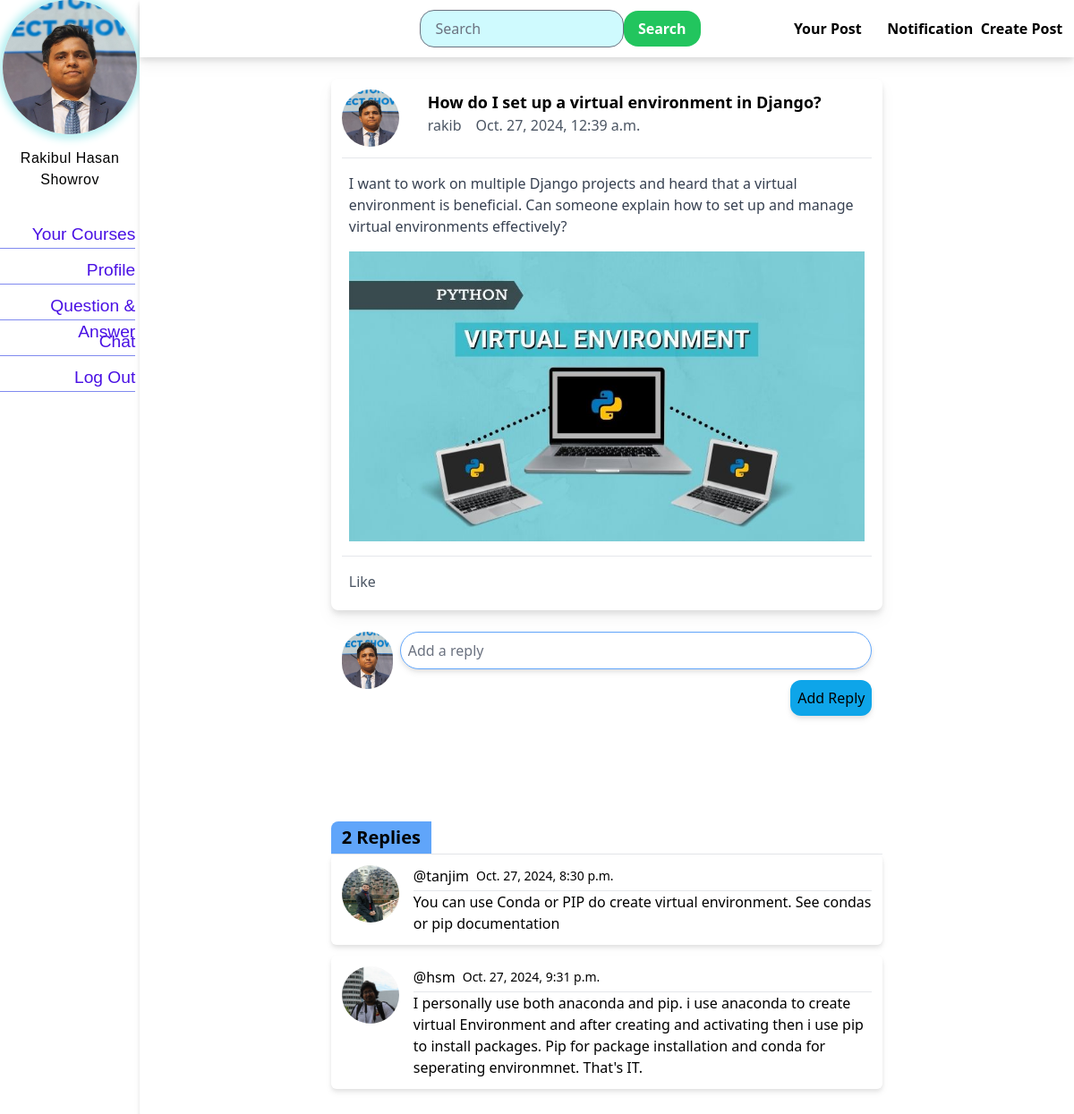
Page /qna/qna_details/how-do-i-set-up-a-virtual-environment-in-django-d302b306 (signed in) on the committed database.
### student/models.py (models this page shows, shortened)
class Student(models.Model):
  user=models.OneToOneField(User,on_delete=models.CASCADE, related_name='student_profile')
  student_id = models.IntegerField(
        unique=True,
        validators=[MinValueValidator(10000), MaxValueValidator(99999)],  # Ensure it's a 5-digit number
        blank=True
    )
  fullname = models.CharField(max_length=120, blank=True)
  dob = models.DateField(blank=True,null=True)
  profile_pic = models.ImageField(upload_to='profile_pics/students', blank=True)
  profile_type = models.CharField(max_length=20, default="Student")

### qna/models.py (models this page shows, shortened)
class QNA(models.Model):
    author = models.ForeignKey(User, on_delete=models.CASCADE, related_name='qna')
    title = models.CharField(max_length=200, blank=False)
    qna_text = models.TextField(blank=False)
    qna_img = models.ImageField(blank=True)
    qna_slug = models.SlugField(max_length=264, unique=True, blank=True)  # Slug field
    publish_date = models.DateTimeField(auto_now_add=True)
    update_date = models.DateTimeField(auto_now=True)
    class Meta:
        ordering = ['-publish_date']

class QnaReply(models.Model):
    user=models.ForeignKey(User,on_delete=models.CASCADE,related_name='qna_user')
    qna_object=models.ForeignKey(QNA,on_delete=models.CASCADE,related_name='replies')
    reply_text=models.TextField(blank=False)
    reply_date=models.DateTimeField(auto_now_add=True)

### teacher/models.py (models this page shows, shortened)
class Teacher(models.Model):
  user=models.OneToOneField(User,on_delete=models.CASCADE,related_name='teacher_profile')
  teacher_id=models.IntegerField(
        unique=True,
        validators=[MinValueValidator(10000), MaxValueValidator(99999)],  # Ensure it's a 5-digit number
        blank=True
  )
  fullname = models.CharField(max_length=120, blank=True)
  dob = models.DateField(blank=True,null=True)
  profile_pic = models.ImageField(upload_to='profile_pics/teacher', blank=True)
  profile_type = models.CharField(max_length=20, default="Teacher")

### qna/views.py (the view, shortened to what this page needs)
# urls.py: path('qna_details/<slug:slug>',views.qna_details,name="qna_details")
def qna_details(request, slug):
    qna = get_object_or_404(QNA, qna_slug=slug)
    replies = QnaReply.objects.filter(qna_object=qna)
    context = {
        'slug': slug,
        'replies': replies,
        'q': qna,
    }
    return render(request, 'qna/qna_details.html', context=context)

### e_Learning_Application/context_processors.py (called while the page is built, shortened)
def profile_context(request):
    context = {
        'profile': None,
        'is_student': False,
        'is_teacher': False,
        'base_template': "default.html"  # Default template if unauthenticated or no profile
    }
    if request.user.is_authenticated:
        student_profile = getattr(request.user, 'student_profile', None)
        teacher_profile = getattr(request.user, 'teacher_profile', None)
        if student_profile:
            context.update({
                'profile': student_profile,
                'is_student': True,
                'id': student_profile.student_id,
                'base_template': "stdbase.html"
            })
    return context

### templates/qna/qna_details.html (shortened to what this page needs)
{% extends 'qna/qna.html' %}
{% load static %}
{% block qna %}
<div class="w-4/5 bg-white mx-auto mt-20 mb-0">
  <div class="flex flex-col w-3/4 mx-auto bg-white p-3 rounded-lg drop-shadow-lg m-3">
    <div class="grid bg-white grid-flow-row grid-cols-[80px_1fr] gap-4">
      <div class="flex items-center">
        {% if q.author.student_profile %}
        <img class="h-16 w-16 mb-1 rounded-full" src="{{ q.author.student_profile.profile_pic.url }}"
          alt="Student profile image">
        {% elif q.author.teacher_profile %}
        <img class="h-16 w-16 mb-1 rounded-full" src="{{ q.author.teacher_profile.profile_pic.url }}"
          alt="Teacher profile image">
        {% else %}
        <img class="h-16 w-16 mb-1 rounded-full" src="{% static 'path/to/default_profile_image.jpg' %}" alt="Default profile image">
        {% endif %}
      </div>
      <div class="flex flex-col">
        <h1 class="font-semibold text-lg">{{ q.title }}</h1>
        <div class="flex flex-row space-x-4 text-gray-600">
          <span>{{ q.author.username }}</span>
          <span>{{ q.publish_date }}</span>
        </div>
      </div>
    </div>
    <hr class="my-2">
    <div class="bg-white p-2 text-gray-700">
      {{ q.qna_text|linebreaks }}
    </div>
    {% if q.qna_img %}
    <div class="bg-white p-2">
      <img class="mx-auto" src="{{ q.qna_img.url }}" alt="QNA Image">
    </div>
    {% endif %}
    <hr class="my-2">
    <div class="flex p-2 bg-white flex-row justify-between text-gray-600">
      <div>Like</div>
    </div>
  </div>
  <div class="flex flex-row w-3/4 mx-auto p-3">
    <div class="w-16 h-16">
      <img class="rounded-full" src="{{profile.profile_pic.url}}" alt="user">
    </div>
    <div class="grid grid-rows-2 w-full ml-2">
      <form action="{%url 'qna:qna_details' slug=slug %}" method="POST">
      <input class="rounded-full mb-3 p-2 border w-full drop-shadow-md border-blue-400" type="text" name="reply_text" placeholder="Add a reply">
      <div class="justify-self-end"><button type="submit" class="bg-sky-500 p-2 rounded-xl drop-shadow-md font-medium" >Add Reply</button></div>
    </form>
    </div>
  </div>
  <div class="flex flex-col w-3/4 mx-auto rounded-lg m-3">
    <div class="bg-blue-400 font-semibold text-xl w-28 text-center rounded-tl-lg p-1">{{ replies.count }} Replies</div>
    {% for r in replies %}
    <div class="grid grid-cols-[80px_1fr] mb-3 bg-white drop-shadow-md rounded-md p-3">
      <div class="w-16 h-16">
        {% if r.user.student_profile %}
          <img class="rounded-full h-16 w-16" src="{{ r.user.student_profile.profile_pic.url }}" alt="reply-user">
        {% elif r.user.teacher_profile %}
          <img class="rounded-full h-16 w-16" src="{{ r.user.teacher_profile.profile_pic.url }}" alt="reply-user">
        {% else %}
          <img class="h-16 w-16 rounded-full" src="{% static 'path/to/default_profile_image.jpg' %}" alt="Default profile image">
        {% endif %}
      </div>
      <div class="flex flex-col">
        <div class="flex items-center space-x-2 font-normal">
          <span class="font-medium">@{{ r.user.username }}</span>
          <span class="text-sm">{{ r.reply_date }}</span>
        </div>
        <div class="mt-1 font-medium">
          <hr>
          {{ r.reply_text }}
        </div>
      </div>
    </div>
    {% endfor %}
  </div>
</div>
{% endblock %}

### templates/stdbase.html (shortened to what this page needs)
{%load static %}
{% load static tailwind_tags %}
{% load custom_filters %}
<!DOCTYPE html>
<html lang="en">
<head>
  <link rel="stylesheet" href="{% static 'css/stdbase.css'%}">
  {% tailwind_css %}
</head>
<body>
  <div class="nav_container">
    <div class="img_container">
      <img src="/media/{{profile.profile_pic}}" alt="User Photo">
    </div>
    <div class="user_info">
    <h3>{{profile.fullname}}</h3>
    </div>
    <div class="nav_actionbar">
       <a class='action_box' href="{% url 'student:stdHomePage' student_id=id %}">Your Courses</a>
       <a class='action_box' href="#">Profile</a>
       <a class='action_box' href="{% url 'qna:qna' %}">Question & Answer</a>
       <a class='action_box' href="#">Chat</a>
       <a class='action_box' href="{%url 'user_handle:userLogout'%}">Log Out</a>
    </div>
  </div>
  {%block content%}{%endblock%}
</body>
</html>

### static/css/stdbase.css (style rules this page uses)
body { display: flex; flex-direction: row; justify-content: flex-start; margin: 0; border-radius: 5px; }
.nav_container { display: flex; flex-direction: column; align-items: center; height: 100vh; width: 15vw; background-color:white; border-radius: 5px; }
.user_info { margin-top: 10px; margin-bottom: 30px; border-radius: 15px; }
.user_info h3 { color: rgb(0, 1, 1); letter-spacing: 0.5px; margin: 0px; text-align: center; }
.img_container { width: 100%; height: 200px; background-color: auto; display: flex; justify-content: center; border-radius: 15px; }
.img_container img { width: 150px; height: 150px; border-radius: 300px; box-shadow: 0 0 10px 5px rgb(179, 239, 241) ; margin-bottom: 5px; }
.nav_actionbar { display: flex; flex-direction: column; justify-content: flex-start; align-items: flex-end; background-color: auto; width: 100%; height: 100vh; background-color: white; border-radius: 10px; }
.nav_actionbar a { height: 30px; background-color: none; text-decoration: none; font-size: larger; font-weight: 500; color: rgb(73, 16, 228); border-bottom: 1px solid rgb(128, 138, 239); margin: 5px; font-family: 'Trebuchet MS', 'Lucida Sans Unicode', 'Lucida Grande', 'Lucida Sans', Arial, sans-serif; }
.action_box { height: 20px; width: 100%; background-color:auto; text-align: end; }
.card_child_1 h2,h3 { font-weight: 800; font-family: 'Trebuchet MS', 'Lucida Sans Unicode', 'Lucida Grande', 'Lucida Sans', Arial, sans-serif; margin-top: 0px; font-size:medium ; }

### rows in the picture
Student: profile_pic (picture), fullname "Rakibul Hasan Showrov"
QNA: author.student_profile.profile_pic (picture), title "How do I set up a virtual environment in Django?", author.username "rakib", publish_date "Oct. 27, 2024, 12:39 a.m.", qna_text "I want to work on multiple Django projects and heard that a virtual environment is beneficial. Can someone explain how to set up and manage virtual environments effectively?", qna_img (picture)
QnaReply: user.student_profile.profile_pic (picture), user.username "tanjim", reply_date "Oct. 27, 2024, 8:30 p.m.", reply_text "You can use Conda or PIP do create virtual environment. See condas or pip documentation"
QnaReply: user.teacher_profile.profile_pic (picture), user.username "hsm", reply_date "Oct. 27, 2024, 9:31 p.m.", reply_text "I personally use both anaconda and pip. i use anaconda to create virtual Environment and after creating and activating then i use pip to install packages. Pip for package installation and conda for seperating environmnet. That's IT."

### other values in the picture
{{ replies.count }} "2"
